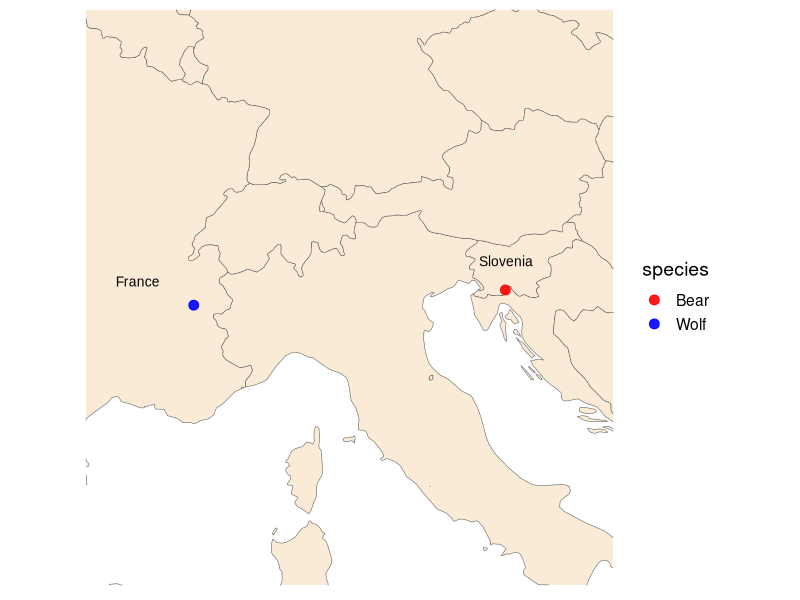

This figure's R source:
setwd("~/github_repos/snowtracks")

# Clean environment
rm(list = ls())

# Load libraries
library(ggplot2)
library(dplyr)
library(rnaturalearth)
library(rnaturalearthdata)
library(sf)

# Your data
df <- data.frame(
  lon = c(
    rep(14.446978287833897, 2),   # Bear x2
    14.46256570314588,            # Bear
    14.471102965596586,           # Bear
    rep(6.107745516021383, 4)     # Wolf x4
  ),
  lat = c(
    rep(45.58896851320194, 2),
    45.62552097267587,
    45.68457290520403,
    rep(45.303352202944104, 4)
  ),
  species = c(
    rep("Bear", 4),
    rep("Wolf", 4)
  )
)

# Keep only one point per species
df_adj <- df %>%
  group_by(species) %>%
  slice(1) %>%
  ungroup() %>%
  mutate(adj_lon = lon, adj_lat = lat)

# Map data
world <- ne_countries(scale = "medium", returnclass = "sf")

# Country labels
labels <- data.frame(
  lon = c(4.606217081716726, 14.467039197910825),
  lat = c(45.74666562072359, 46.12839859549004),
  name = c("France", "Slovenia")
)

# Compute map extent based on both points
clon <- mean(df_adj$lon)
clat <- mean(df_adj$lat)
zoom_km <- 1200   # adjust zoom
deg_lat <- (zoom_km/111)/2
deg_lon <- (zoom_km/85)/2
lon_range <- c(clon - deg_lon, clon + deg_lon)
lat_range <- c(clat - deg_lat, clat + deg_lat)

# Plot single map with both species
p <- ggplot(data = world) +
  geom_sf(fill = "antiquewhite", color = "grey40", size = 0.3) +
  geom_point(
    data = df_adj,
    aes(x = adj_lon, y = adj_lat, color = species),
    size = 3, alpha = 0.9
  ) +
  geom_text(
    data = labels,
    aes(x = lon, y = lat, label = name),
    size = 3.5, family = "Arial", color = "black"
  ) +
  scale_color_manual(values = c("Bear" = "red", "Wolf" = "blue")) +
  coord_sf(xlim = lon_range, ylim = lat_range, expand = FALSE) +
  theme_minimal(base_size = 14) +
  theme(
    axis.text = element_blank(),
    axis.ticks = element_blank(),
    axis.title = element_blank(),
    panel.grid = element_blank(),
    plot.title = element_text(size = 16, hjust = 0.5, family = "Arial"),
    legend.position = "right"
  )

# Save
ggsave("sample_map.png", plot = p, width = 8, height = 6, dpi = 300)

# Show plot
p
